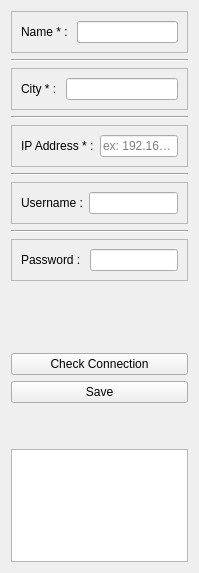
                                      <widget class="QWidget" name="scrollAreaWidgetContents_2">
                                       <property name="geometry">
                                        <rect>
                                         <x>0</x>
                                         <y>0</y>
                                         <width>199</width>
                                         <height>573</height>
                                        </rect>
                                       </property>
                                       <layout class="QVBoxLayout" name="verticalLayout_7">
                                        <item>
                                         <widget class="QFrame" name="frame_47">
                                          <property name="frameShape">
                                           <enum>QFrame::Shape::StyledPanel</enum>
                                          </property>
                                          <property name="frameShadow">
                                           <enum>QFrame::Shadow::Raised</enum>
                                          </property>
                                          <layout class="QHBoxLayout" name="horizontalLayout_20">
                                           <item>
                                            <widget class="QLabel" name="label_16">
                                             <property name="text">
                                              <string>Name * : </string>
                                             </property>
                                            </widget>
                                           </item>
                                           <item>
                                            <widget class="QLineEdit" name="name_input">
                                             <property name="maximumSize">
                                              <size>
                                               <width>140</width>
                                               <height>16777215</height>
                                              </size>
                                             </property>
                                             <property name="cursor">
                                              <cursorShape>IBeamCursor</cursorShape>
                                             </property>
                                             <property name="styleSheet">
                                              <string notr="true"/>
                                             </property>
                                            </widget>
                                           </item>
                                          </layout>
                                         </widget>
                                        </item>
                                        <item>
                                         <widget class="Line" name="line_7">
                                          <property name="orientation">
                                           <enum>Qt::Orientation::Horizontal</enum>
                                          </property>
                                         </widget>
                                        </item>
                                        <item>
                                         <widget class="QFrame" name="frame_48">
                                          <property name="frameShape">
                                           <enum>QFrame::Shape::StyledPanel</enum>
                                          </property>
                                          <property name="frameShadow">
                                           <enum>QFrame::Shadow::Raised</enum>
                                          </property>
                                          <layout class="QHBoxLayout" name="horizontalLayout_21">
                                           <item>
                                            <widget class="QLabel" name="label_17">
                                             <property name="text">
                                              <string>City * : </string>
                                             </property>
                                            </widget>
                                           </item>
                                           <item>
                                            <widget class="QLineEdit" name="city_input">
                                             <property name="maximumSize">
                                              <size>
                                               <width>140</width>
                                               <height>16777215</height>
                                              </size>
                                             </property>
                                             <property name="cursor">
                                              <cursorShape>IBeamCursor</cursorShape>
                                             </property>
                                             <property name="styleSheet">
                                              <string notr="true"/>
                                             </property>
                                            </widget>
                                           </item>
                                          </layout>
                                         </widget>
                                        </item>
                                        <item>
                                         <widget class="Line" name="line_5">
                                          <property name="orientation">
                                           <enum>Qt::Orientation::Horizontal</enum>
                                          </property>
                                         </widget>
                                        </item>
                                        <item>
                                         <widget class="QFrame" name="frame_49">
                                          <property name="frameShape">
                                           <enum>QFrame::Shape::StyledPanel</enum>
                                          </property>
                                          <property name="frameShadow">
                                           <enum>QFrame::Shadow::Raised</enum>
                                          </property>
                                          <layout class="QHBoxLayout" name="horizontalLayout_19">
                                           <item>
                                            <widget class="QLabel" name="label_15">
                                             <property name="text">
                                              <string>IP Address * :</string>
                                             </property>
                                            </widget>
                                           </item>
                                           <item>
                                            <widget class="QLineEdit" name="ip_input">
                                             <property name="maximumSize">
                                              <size>
                                               <width>140</width>
                                               <height>16777215</height>
                                              </size>
                                             </property>
                                             <property name="cursor">
                                              <cursorShape>IBeamCursor</cursorShape>
                                             </property>
                                             <property name="styleSheet">
                                              <string notr="true"/>
                                             </property>
                                             <property name="text">
                                              <string/>
                                             </property>
                                             <property name="placeholderText">
                                              <string>ex: 192.168.1.50</string>
                                             </property>
                                            </widget>
                                           </item>
                                          </layout>
                                         </widget>
                                        </item>
                                        <item>
                                         <widget class="Line" name="line_6">
                                          <property name="orientation">
                                           <enum>Qt::Orientation::Horizontal</enum>
                                          </property>
                                         </widget>
                                        </item>
                                        <item>
                                         <widget class="QFrame" name="frame_50">
                                          <property name="frameShape">
                                           <enum>QFrame::Shape::StyledPanel</enum>
                                          </property>
                                          <property name="frameShadow">
                                           <enum>QFrame::Shadow::Raised</enum>
                                          </property>
                                          <layout class="QHBoxLayout" name="horizontalLayout_24">
                                           <item>
                                            <widget class="QLabel" name="label_18">
                                             <property name="text">
                                              <string>Username :</string>
                                             </property>
                                            </widget>
                                           </item>
                                           <item>
                                            <widget class="QLineEdit" name="username_input">
                                             <property name="maximumSize">
                                              <size>
                                               <width>140</width>
                                               <height>16777215</height>
                                              </size>
                                             </property>
                                             <property name="styleSheet">
                                              <string notr="true"/>
                                             </property>
                                            </widget>
                                           </item>
                                          </layout>
                                         </widget>
                                        </item>
                                        <item>
                                         <widget class="Line" name="line_8">
                                          <property name="orientation">
                                           <enum>Qt::Orientation::Horizontal</enum>
                                          </property>
                                         </widget>
                                        </item>
                                        <item>
                                         <widget class="QFrame" name="frame_51">
                                          <property name="frameShape">
                                           <enum>QFrame::Shape::StyledPanel</enum>
                                          </property>
                                          <property name="frameShadow">
                                           <enum>QFrame::Shadow::Raised</enum>
                                          </property>
                                          <layout class="QHBoxLayout" name="horizontalLayout_26">
                                           <item>
                                            <widget class="QLabel" name="label_19">
                                             <property name="text">
                                              <string>Password : </string>
                                             </property>
                                            </widget>
                                           </item>
                                           <item>
                                            <widget class="QLineEdit" name="password_input">
                                             <property name="maximumSize">
                                              <size>
                                               <width>140</width>
                                               <height>16777215</height>
                                              </size>
                                             </property>
                                             <property name="styleSheet">
                                              <string notr="true"/>
                                             </property>
                                            </widget>
                                           </item>
                                          </layout>
                                         </widget>
                                        </item>
                                        <item>
                                         <widget class="MessageWidget" name="add_station_message" native="true">
                                          <property name="minimumSize">
                                           <size>
                                            <width>0</width>
                                            <height>60</height>
                                           </size>
                                          </property>
                                          <property name="styleSheet">
                                           <string notr="true"/>
                                          </property>
                                         </widget>
                                        </item>
                                        <item>
                                         <widget class="QPushButton" name="btn_add_check_connection">
                                          <property name="styleSheet">
                                           <string notr="true"/>
                                          </property>
                                          <property name="text">
                                           <string>Check Connection</string>
                                          </property>
                                          <property name="styleClass" stdset="0">
                                           <string>borderBlueButton</string>
                                          </property>
                                         </widget>
                                        </item>
                                        <item>
                                         <widget class="QPushButton" name="btn_save_add">
                                          <property name="styleSheet">
                                           <string notr="true"/>
                                          </property>
                                          <property name="text">
                                           <string>Save</string>
                                          </property>
                                          <property name="styleClass" stdset="0">
                                           <string>fillBlueButton</string>
                                          </property>
                                         </widget>
                                        </item>
                                        <item>
                                         <spacer name="verticalSpacer_5">
                                          <property name="orientation">
                                           <enum>Qt::Orientation::Vertical</enum>
                                          </property>
                                          <property name="sizeType">
                                           <enum>QSizePolicy::Policy::Fixed</enum>
                                          </property>
                                          <property name="sizeHint" stdset="0">
                                           <size>
                                            <width>20</width>
                                            <height>40</height>
                                           </size>
                                          </property>
                                         </spacer>
                                        </item>
                                        <item>
                                         <widget class="QTextEdit" name="textEdit_ping_status"/>
                                        </item>
                                       </layout>
                                      </widget>
